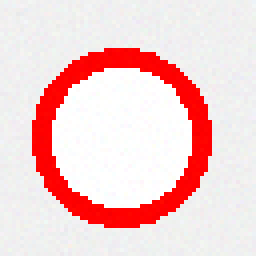
#> input picture datasets/00000/00000_00004.ppm, 64 x 64 px, given in place of the camera (shown 4 times larger)
$ python cartoonize.py   (older library calls are emulated)
#> lines starting #> are read from the running program, lines starting #| are printed output that depends on the picture; pictures that were not available may be replaced by others from this repository, and a replacement may not be noted
import cv2
import numpy as np
import argparse

# CHAPTER: Cartoonizing an Image & Webcam Interaction

# Sections:
#   1. Basic Webcam Capture
#   2. Color Space Conversion (g / y / h keys)
#   3. Mouse Quadrant Detection
#   4. Mouse Rectangle Drawing on Webcam
#   5. Cartoonize Effect (s = sketch, c = cartoon)
#   6. Median Blur Filter
#   7. Gaussian vs Bilateral Filter


# 1. Basic Webcam Capture

def basic_webcam():
    cap = cv2.VideoCapture(0)
    if not cap.isOpened():
        raise IOError("Cannot open webcam")

    while True:
        ret, frame = cap.read()
#> frame is the input picture: shape (64, 64, 3); mean B, G, R 207.5, 207.5, 245.4
        frame = cv2.resize(frame, None, fx=0.5, fy=0.5,
                           interpolation=cv2.INTER_AREA)
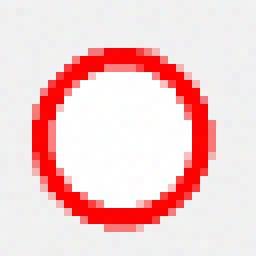
#> frame: shape (32, 32, 3) (shown 8 times larger); mean B, G, R 207.7, 207.7, 245.6
        cv2.imshow('Input', frame)

        c = cv2.waitKey(1)
#> (key Esc is pressed here)
        if c == 27:   # ESC to exit
            break

    cap.release()
    cv2.destroyAllWindows()


# ============================================================
# 2. Color Space Conversion (Keyboard Controls)
#    g = Grayscale | y = YUV | h = HSV
# ============================================================
def color_space_webcam():
    cap = cv2.VideoCapture(0)
    if not cap.isOpened():
        raise IOError("Cannot open webcam")

    cur_char = -1
    prev_char = -1

    while True:
        ret, frame = cap.read()
        frame = cv2.resize(frame, None, fx=0.5, fy=0.5,
                           interpolation=cv2.INTER_AREA)

        c = cv2.waitKey(1)
#> (key Esc is pressed here)
        if c == 27:
            break

        if c > -1 and c != prev_char:
            cur_char = c
        prev_char = c

        if cur_char == ord('g'):
            output = cv2.cvtColor(frame, cv2.COLOR_BGR2GRAY)
        elif cur_char == ord('y'):
            output = cv2.cvtColor(frame, cv2.COLOR_BGR2YUV)
        elif cur_char == ord('h'):
            output = cv2.cvtColor(frame, cv2.COLOR_BGR2HSV)
        else:
            output = frame

        cv2.imshow('Webcam - Color Space', output)

    cap.release()
    cv2.destroyAllWindows()


# 3. Mouse Quadrant Detection
#    Click anywhere — the clicked quadrant lights up green.
# ============================================================
def mouse_quadrant():
    width, height = 640, 480
    img = 255 * np.ones((height, width, 3), dtype=np.uint8)

    # [21 lines left out: function detect_quadrant, not called in this run]

    cv2.namedWindow('Input window')
    cv2.setMouseCallback('Input window', detect_quadrant)

    while True:
        cv2.imshow('Input window', img)
        c = cv2.waitKey(10)
#> (key Esc is pressed here)
        if c == 27:
            break

    cv2.destroyAllWindows()


# ============================================================
# 4. Mouse Rectangle Drawing on Live Webcam
#    Click & drag to draw an inverted-color rectangle.
# ============================================================
def mouse_draw_rectangle():
    drawing = False
    top_left_pt, bottom_right_pt = (-1, -1), (-1, -1)
    x_init, y_init = -1, -1

    # [16 lines left out: function draw_rectangle, not called in this run]

    cap = cv2.VideoCapture(0)
    if not cap.isOpened():
        raise IOError("Cannot open webcam")

    cv2.namedWindow('Webcam - Draw Rectangle')
    cv2.setMouseCallback('Webcam - Draw Rectangle', draw_rectangle)

    while True:
        ret, frame = cap.read()
        img = cv2.resize(frame, None, fx=0.5, fy=0.5,
                         interpolation=cv2.INTER_AREA)

        (x0, y0), (x1, y1) = top_left_pt, bottom_right_pt
        if x0 > -1 and x1 > -1:
            img[y0:y1, x0:x1] = 255 - img[y0:y1, x0:x1]

        cv2.imshow('Webcam - Draw Rectangle', img)
        c = cv2.waitKey(1)
#> (key Esc is pressed here)
        if c == 27:
            break

    cap.release()
    cv2.destroyAllWindows()


# ============================================================
# 5. Cartoonize Effect
#    s = sketch mode | c = full cartoon | any other = normal
# ============================================================
# [38 lines left out: function cartoonize_image, not called in this run]


def cartoonize_webcam():
    cap = cv2.VideoCapture(0)
    cur_char = -1
    prev_char = -1

    while True:
        ret, frame = cap.read()
        frame = cv2.resize(frame, None, fx=0.5, fy=0.5,
                           interpolation=cv2.INTER_AREA)

        c = cv2.waitKey(1)
#> (key Esc is pressed here)
        if c == 27:
            break

        if c > -1 and c != prev_char:
            cur_char = c
        prev_char = c

        if cur_char == ord('s'):
            cv2.imshow('Cartoonize',
                       cartoonize_image(frame, sketch_mode=True))
        elif cur_char == ord('c'):
            cv2.imshow('Cartoonize',
                       cartoonize_image(frame, sketch_mode=False))
        else:
            cv2.imshow('Cartoonize', frame)

    cap.release()
    cv2.destroyAllWindows()


# ============================================================
# 6. Median Blur Filter (on static image)
# ============================================================
def median_blur_demo():
    img = cv2.imread('input.png')
    if img is None:
        print("WARNING: input.png not found, skipping median blur demo.")
        return

    output = cv2.medianBlur(img, 7)
    cv2.imshow('Input', img)
    cv2.imshow('Median filter', output)
    cv2.waitKey(0)
    cv2.destroyAllWindows()


# ============================================================
# 7. Gaussian vs Bilateral Filter Comparison
# ============================================================
def gaussian_bilateral_demo():
    img = cv2.imread('input.jpg')
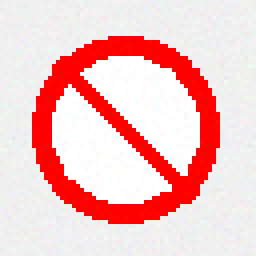
#> input picture datasets/00000/00000_00006.ppm, 64 x 64 px, given in place of input.jpg, which was not available (shown 4 times larger)
#> img is the input picture: shape (64, 64, 3); mean B, G, R 196.1, 196.1, 246
    if img is None:
        print("WARNING: input.jpg not found, skipping gaussian/bilateral demo.")
        return

    img_gaussian = cv2.GaussianBlur(img, (13, 13), 0)
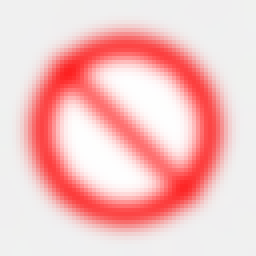
#> img_gaussian: shape (64, 64, 3) (shown 4 times larger); mean B, G, R 196.1, 196.1, 246
    img_bilateral = cv2.bilateralFilter(img, 13, 70, 50)

    cv2.imshow('Input', img)
    cv2.imshow('Gaussian filter', img_gaussian)
    cv2.imshow('Bilateral filter', img_bilateral)
    cv2.waitKey(0)
    cv2.destroyAllWindows()


# ============================================================
# MAIN — run all demos sequentially
# ============================================================
if __name__ == '__main__':
    print("=" * 55)
    print("  Chapter: Cartoonizing an Image & Webcam Interaction")
    print("=" * 55)
    print("  Press ESC to move to the next demo.")
    print("=" * 55)

    print("\n[1/7] Basic Webcam Capture — press ESC to continue")
    basic_webcam()

    print("\n[2/7] Color Space Conversion — g=gray, y=YUV, h=HSV, ESC=next")
    color_space_webcam()

    print("\n[3/7] Mouse Quadrant Detection — click the window, ESC=next")
    mouse_quadrant()

    print("\n[4/7] Mouse Rectangle Drawing — click & drag on webcam, ESC=next")
    mouse_draw_rectangle()

    print("\n[5/7] Cartoonize Effect — s=sketch, c=cartoon, ESC=next")
    cartoonize_webcam()

    print("\n[6/7] Median Blur Filter — press any key to continue")
    median_blur_demo()

    print("\n[7/7] Gaussian vs Bilateral Filter — press any key to exit")
    gaussian_bilateral_demo()

    print("\nAll demos finished.")
